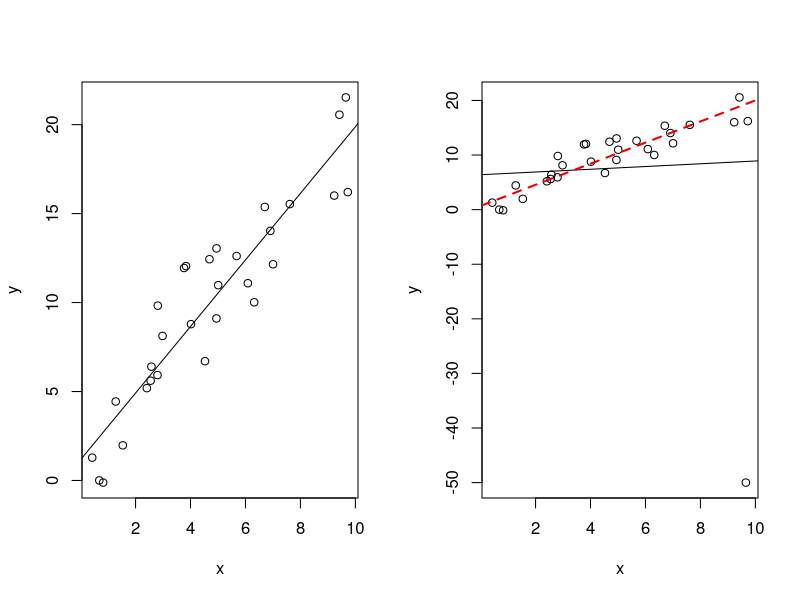

Reproduce this figure in R.
# Simulate 30 obs from a simple linear regression model
set.seed(922)  # for reproducibility
x <- runif(30, min = 0, max = 10)
y <- 1 + 2*x + rnorm(30, sd = 2)

# Inspect LS coefficients
coef(lm(y ~ x))

# Plot data with fitted regression line
par(mfrow = c(1, 2))
plot(x, y)
abline(coef(lm(y ~ x)))

# Make one of the points an extreme outlier and re-plot the results
y[which.max(y)] <- -50
plot(x, y)
abline(coef(lm(y ~ x)))

coef(lm(y ~ x))

# Least absolute deviation (LAD) regression criteria
lad <- function(betas) {  
 sum(abs(y - betas[1] - betas[2]*x))
}

# Find intercept and slope that minimize LAD loss
res <- optim(par = coef(lm(y ~ x)), fn = lad)

# Inspect results
abline(res$par, lty = 2, col = "red2", lwd = 2)  # add to previous plot
res$par
